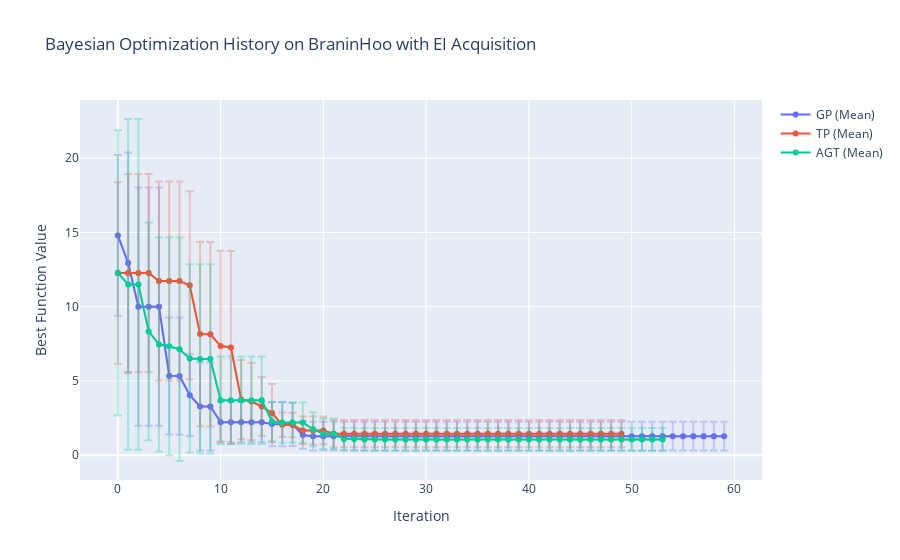

Notebook cell for this chart:
### Code cell
target = os.path.join(LOG_DIR, 'E2')
models = ['GP', 'TP', 'AGT']
objective = 'BraninHoo'
acquisition = 'EI'
keywards = [objective, acquisition]

result_df_dict = create_result_df_dict(target, models, keywards)

color_dict = {
    'GP': px.colors.qualitative.Plotly[0],
    'TP': px.colors.qualitative.Plotly[1],
    'AGT': px.colors.qualitative.Plotly[2],
}

fig = go.Figure()

for model_name, result_df in result_df_dict.items():
    add_history_plot_with_error_bars(fig, model_name, result_df)

# Customize the layout
fig.update_layout(
    title=f"Bayesian Optimization History on {objective} with {acquisition} Acquisition",
    xaxis_title="Iteration",
    yaxis_title="Best Function Value",
)

fig.show()
